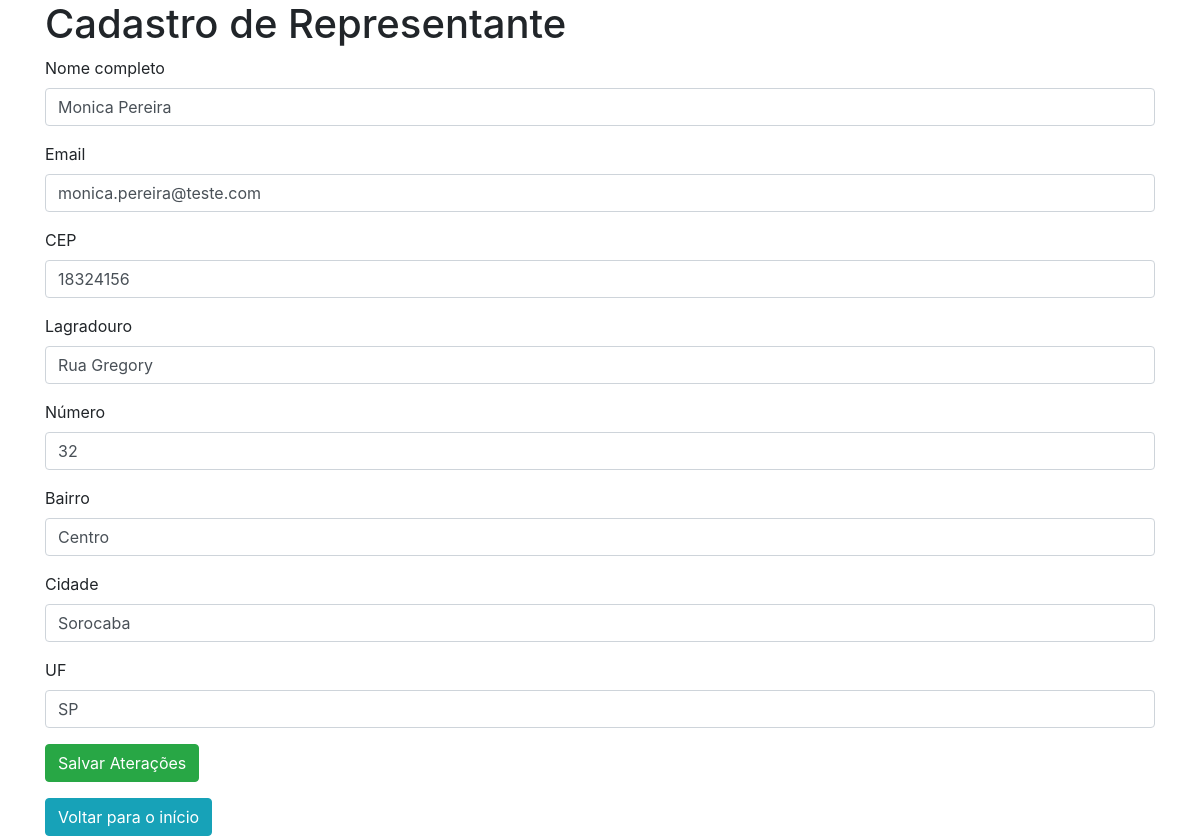
Page /empresa/restrito/cadastro_representante_edit.php?id=2 on the earlier database version.
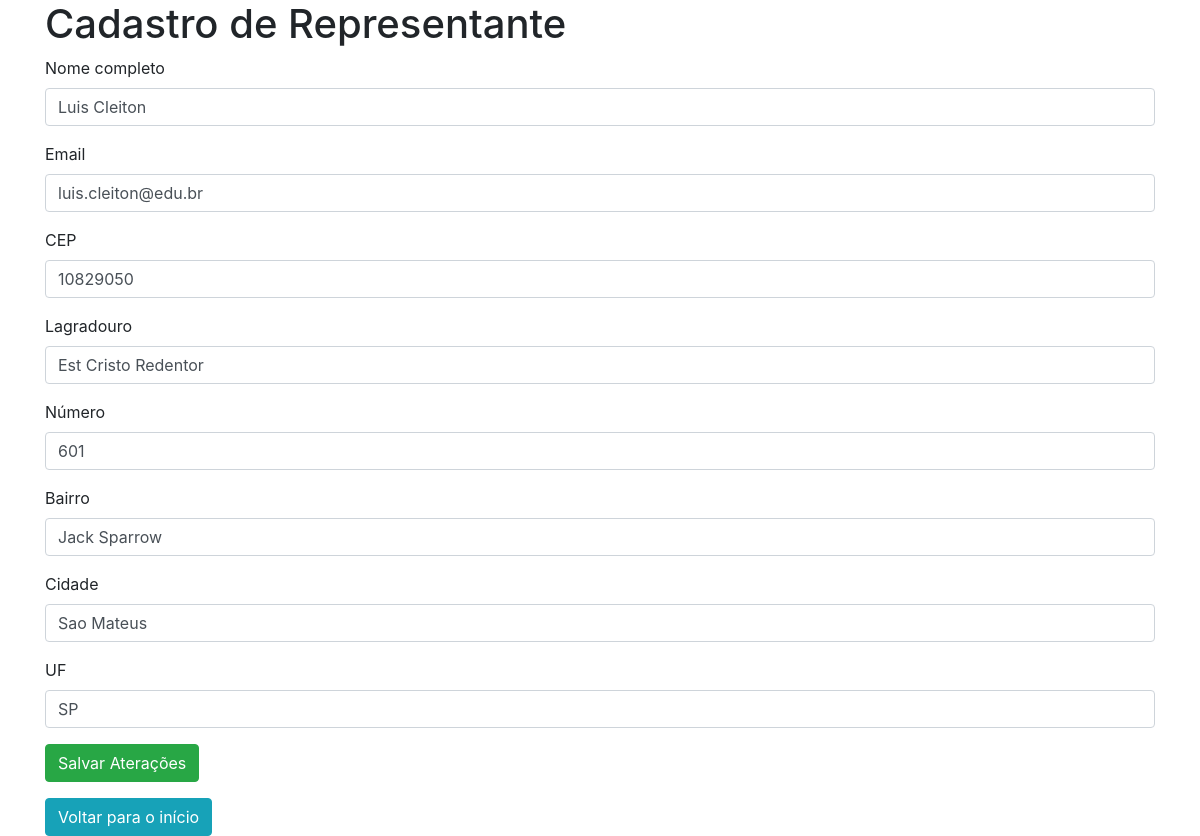
Same page on the later database version.
### tables this page shows
CREATE TABLE `representantes` (
  `id_representante` int(11) NOT NULL,
  `nome` varchar(200) NOT NULL,
  `email` varchar(255) NOT NULL,
  `cep` varchar(16) NOT NULL,
  `lagradouro` varchar(300) NOT NULL,
  `numero` int(10) NOT NULL,
  `bairro` varchar(100) NOT NULL,
  `cidade` varchar(100) NOT NULL,
  `uf` varchar(6) NOT NULL
);

### empresa/restrito/cadastro_representante_edit.php (the view, shortened to what this page needs)
<!doctype html>
<html lang="pt-br">
  <head>
    <link rel="stylesheet" href="css/bootstrap.min.css">
    <link rel="stylesheet" href="css/estilo.css">
  </head>
  <body>
    <?php
      include "conexao.php";
      $id = $_GET['id'] ?? '';
      $sql = "SELECT * FROM representantes WHERE id_representante = $id";
      $dados = mysqli_query($conn, $sql);
      $linha = mysqli_fetch_assoc($dados);
     ?>
    <div class="container">
      <div class="row">
        <div class="col">
          <h1>Cadastro de Representante</h1>
          <form action="representante_edit_script.php" method="POST" enctype="multipart/form-data">
            <div class="form-group">
                <label for="nome">Nome completo</label>
                <input type="text" class="form-control " name="nome" required value="<?php echo $linha['nome']; ?>">
            </div>
            <div class="form-group">
                <label for="email">Email</label>
                <input type="email" class="form-control" name="email" value="<?php echo $linha['email']; ?>">
            </div>
            <div class="form-group">
                <label for="cep">CEP</label>
                <input type="text" class="form-control" name="cep" value="<?php echo $linha['cep']; ?>">
            </div>
             <div class="form-group">
                <label for="lagradouro">Lagradouro</label>
                <input type="text" class="form-control" name="lagradouro" value="<?php echo $linha['lagradouro']; ?>">
            </div>
            <div class="form-group">
                <label for="numero">Número</label>
                <input type="text" class="form-control" name="numero" value="<?php echo $linha['numero']; ?>">
            </div>
            <div class="form-group">
                <label for="bairro">Bairro</label>
                <input type="text" class="form-control" name="bairro" value="<?php echo $linha['bairro']; ?>">
            </div>
            <div class="form-group">
                <label for="cidade">Cidade</label>
                <input type="text" class="form-control" name="cidade" value="<?php echo $linha['cidade']; ?>">
            </div>
            <div class="form-group">
                <label for="uf">UF</label>
                <input type="text" class="form-control" name="uf" value="<?php echo $linha['uf']; ?>">
            </div>
            <div class="form-group">
                <input type="submit" class="btn btn-success" value="Salvar Aterações">
            </div>
          </form>
          <a href="index.php" class="btn btn-info">Voltar para o início</a>
        </div>
      </div>
    </div>
  </body>
</html>

Differences in the rows shown:
changed representantes "SP": nome "Monica Pereira" → "Luis Cleiton"; email "monica.pereira@teste.com" → "luis.cleiton@edu.br"; cep "18324156" → "10829050"; lagradouro "Rua Gregory" → "Est Cristo Redentor"; numero "32" → "601"; bairro "Centro" → "Jack Sparrow"; cidade "Sorocaba" → "Sao Mateus"
